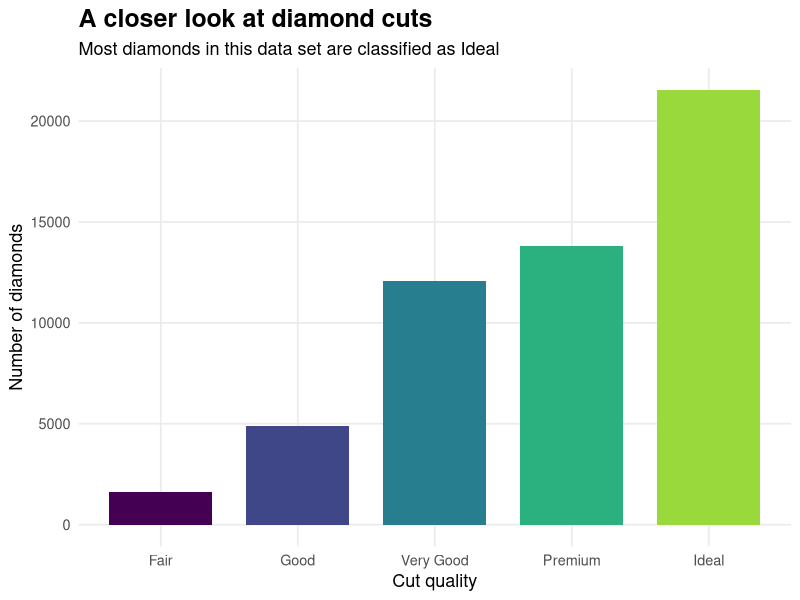

Source code (R):
library(tidyverse)

diamonds_plot <- ggplot(diamonds, aes(x = cut, fill = cut)) +
  geom_bar(width = 0.75, show.legend = FALSE) +
  scale_fill_viridis_d(option = "D", end = 0.85) +
  labs(
    title = "A closer look at diamond cuts",
    subtitle = "Most diamonds in this data set are classified as Ideal",
    x = "Cut quality",
    y = "Number of diamonds"
  ) +
  theme_minimal(base_size = 13) +
  theme(
    plot.title = element_text(face = "bold", size = 18),
    panel.grid.minor = element_blank()
  )

ggsave("diamonds-2.png", plot = diamonds_plot, width = 9, height = 6, dpi = 300)
